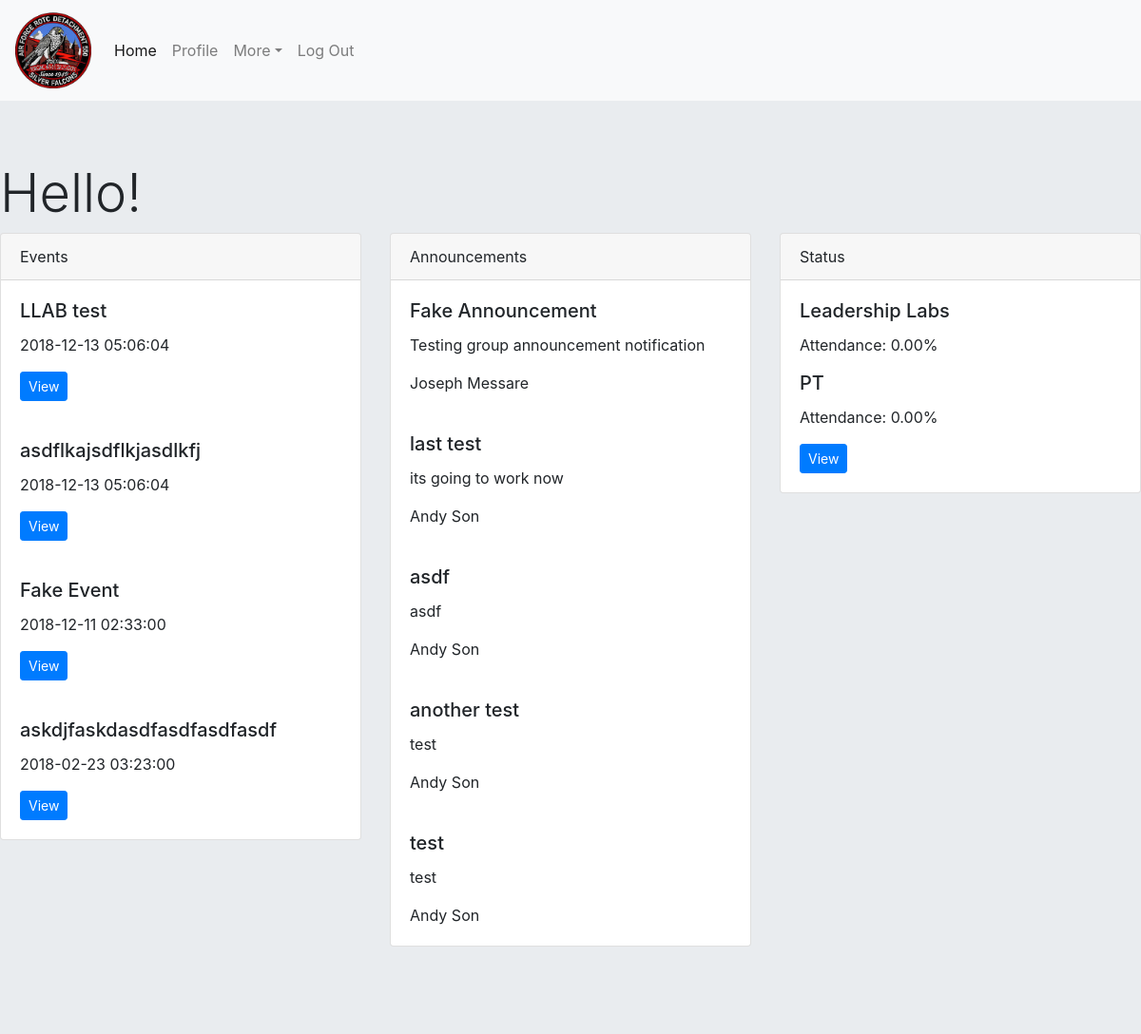
Page /home.php (signed in) on the committed database.
### tables this page shows
CREATE TABLE `cadetEvent` (
  `name` varchar(255) DEFAULT NULL,
  `date` datetime DEFAULT NULL,
  `eventID` int(11) NOT NULL,
  `pt` tinyint(4) DEFAULT NULL,
  `llab` int(11) DEFAULT NULL
);

CREATE TABLE `announcement` (
  `title` varchar(255) NOT NULL,
  `subject` varchar(255) NOT NULL,
  `body` mediumtext NOT NULL,
  `createdBy` int(10) NOT NULL,
  `uid` int(11) NOT NULL,
  `date` timestamp NOT NULL DEFAULT CURRENT_TIMESTAMP
);

CREATE TABLE `cadet` (
  `firstName` varchar(255) DEFAULT NULL,
  `rank` varchar(10) DEFAULT NULL,
  `rin` int(11) NOT NULL,
  `primaryEmail` varchar(100) DEFAULT NULL,
  `secondaryEmail` varchar(255) DEFAULT NULL,
  `primaryPhone` bigint(15) NOT NULL,
  `secondaryPhone` bigint(15) DEFAULT NULL,
  `password` varchar(255) DEFAULT NULL,
  `bio` text,
  `flight` varchar(20) NOT NULL,
  `position` varchar(100) DEFAULT NULL,
  `groupMe` varchar(50) NOT NULL,
  `AFGoals` text,
  `awards` text,
  `middleName` varchar(255) DEFAULT NULL,
  `lastName` varchar(255) NOT NULL,
  `PGoals` text NOT NULL,
  `admin` tinyint(1) NOT NULL DEFAULT '0',
  `rfid` int(10) DEFAULT NULL,
  `major` varchar(100) DEFAULT NULL
);

### home.php (the view, shortened to what this page needs)
<?php
include('./assets/inc/header.php');
?>
  <div class="jumbotron jumbotron-fluid">
    <h1 class="display-4"> Hello! </h1>
    <div class="row">
      <div class="col-4">
	    <div class="card" style="width:100%">
  		  <div class="card-header">
    		Events
  		  </div>
  		<?php $sql = "SELECT * FROM cadetEvent ORDER BY ABS( DATEDIFF( cadetEvent.date, NOW() ) ) LIMIT 5";
        $stmt = $mysqli->prepare($sql);
        $stmt->execute();
        $result = $stmt->get_result();
        while ($row = $result->fetch_assoc())
        {
            echo "<div class=\"card-body\">";
    		echo "<h5 class=\"card-title\">" . $row['name'] . "</h5>";
    		echo "<p class=\"card-text\">" . $row['date'] . "</p>";
    		echo "<a href='attendance.php?eventid=" . $row['eventID'] . "' class=\"btn btn-sm btn-primary\">View</a></div>";
        } ?>
	   </div>
      </div>
    <div class="col-4">
      <div class="card" style="width:100%">
        <div class="card-header">
            Announcements
        </div>
            <?php
            $query = 'SELECT a.title, a.subject, c.firstName, c.lastName FROM announcement a, cadet c WHERE a.createdBy = c.rin ORDER BY date DESC LIMIT 5;';
            $stmt = $mysqli->prepare($query);
            $stmt->execute();
            $result = $stmt->get_result();
            while($row = $result->fetch_assoc()) {
                echo "<div class='card-body'>";
                echo "<h5 class='card-title'>" . $row['title'] . '</h5>';
                echo "<p class='card-text'> " . $row['subject'] . '</p>';
                echo "<p class='card-text'>" . $row['firstName'] . ' ' . $row['lastName'] . '</p></div>';
            }
            ?>
      </div>
    </div>
    <div class="col-4">
	  <div class="card" style="width:100%">
  		<div class="card-header">
    		Status
  		</div>
  		<div class="card-body">
        <h5 class="card-title">Leadership Labs</h5>
            <?php
                        $sql = "SELECT * FROM cadetEvent WHERE llab = 1";
                        $stmt = $mysqli->prepare($sql);
                        $stmt->execute();
                        $result = $stmt->get_result();
                        $sum = mysqli_num_rows($result);
                        $sql = "SELECT * FROM attendance, cadetEvent WHERE attendance.eventid = cadetEvent.eventID AND rin = ? AND llab = 1";
                        $stmt = $mysqli->prepare($sql);
                        $stmt->bind_param("i", $_SESSION['rin']);
                        $stmt->execute();
                        $result = $stmt->get_result();
                        $attend = mysqli_num_rows($result);
                        if($sum != 0)
                        {
                           $perc = number_format( (($attend / $sum) * 100), 2 );
                        }
                        else
                        {
                            $perc = 100;
                        }
            ?>
    		<p class="card-text">Attendance: <?php echo $perc; ?>%</p>
        <h5 class="card-title">PT</h5>
            <?php $sql = "SELECT * FROM cadetEvent WHERE pt = 1";
                        $stmt = $mysqli->prepare($sql);
                        $stmt->execute();
                        $result = $stmt->get_result();
                        $sum = mysqli_num_rows($result);
                        $sql = "SELECT * FROM attendance, cadetEvent WHERE attendance.eventid = cadetEvent.eventID AND rin = ? AND pt = 1";
                        $stmt = $mysqli->prepare($sql);
                        $stmt->bind_param("i", $_SESSION['rin']);
                        $stmt->execute();
                        $result = $stmt->get_result();
                        $attend = mysqli_num_rows($result);
                        if($sum != 0)
                        {
                           $perc = number_format( (($attend / $sum) * 100), 2 );
                        }
                        else
                        {
                            $perc = 100;
                        }
                         ?>
        <p class="card-text">Attendance: <?php echo $perc; ?>%</p>
    		<a href="attendance.php" class="btn btn-sm btn-primary">View</a>
  		</div>
      </div>
    </div>

### home.php (style rules this page uses)
@media (min-width: 500px) { .col-4 { -ms-flex: 0 0 33.333333%; flex: 0 0 33.333333%; max-width: 33.333333%; } }

### rows in the picture
cadetevent: name "LLAB test", date "2018-12-13 05:06:04"
cadetevent: name "asdflkajsdflkjasdlkfj", date "2018-12-13 05:06:04"
cadetevent: name "Fake Event", date "2018-12-11 02:33:00"
cadetevent: name "askdjfaskdasdfasdfasdfasdf", date "2018-02-23 03:23:00"
announcement: title "Fake Announcement", subject "Testing group announcement notification", cadet.firstName "Joseph", cadet.lastName "Messare"
announcement: title "last test", subject "its going to work now", cadet.firstName "Andy", cadet.lastName "Son"
announcement: title "asdf", subject "asdf", cadet.firstName "Andy", cadet.lastName "Son"
announcement: title "another test", subject "test", cadet.firstName "Andy", cadet.lastName "Son"
announcement: title "test", subject "test", cadet.firstName "Andy", cadet.lastName "Son"

### other values in the picture
$perc "0.00"
